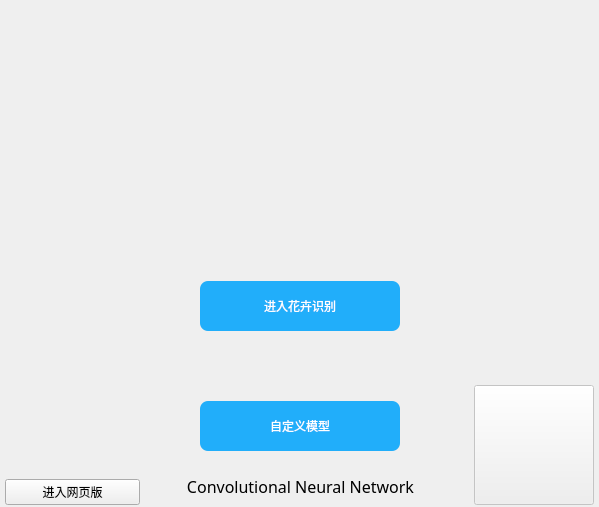
<?xml version="1.0" encoding="UTF-8"?>
<ui version="4.0">
 <class>Login</class>
 <widget class="QWidget" name="Login">
  <property name="geometry">
   <rect>
    <x>0</x>
    <y>0</y>
    <width>599</width>
    <height>507</height>
   </rect>
  </property>
  <property name="windowTitle">
   <string>Form</string>
  </property>
  <layout class="QGridLayout" name="gridLayout">
   <property name="leftMargin">
    <number>0</number>
   </property>
   <property name="topMargin">
    <number>0</number>
   </property>
   <property name="rightMargin">
    <number>0</number>
   </property>
   <property name="bottomMargin">
    <number>0</number>
   </property>
   <property name="spacing">
    <number>0</number>
   </property>
   <item row="1" column="0">
    <widget class="QWidget" name="login_bottom" native="true">
     <property name="styleSheet">
      <string notr="true"/>
     </property>
     <layout class="QHBoxLayout" name="horizontalLayout_2" stretch="0,0,0">
      <property name="spacing">
       <number>0</number>
      </property>
      <property name="leftMargin">
       <number>5</number>
      </property>
      <property name="topMargin">
       <number>0</number>
      </property>
      <property name="rightMargin">
       <number>5</number>
      </property>
      <property name="bottomMargin">
       <number>2</number>
      </property>
      <item alignment="Qt::AlignBottom">
       <widget class="QPushButton" name="link_btn">
        <property name="text">
         <string>进入网页版</string>
        </property>
       </widget>
      </item>
      <item>
       <widget class="QWidget" name="widget_3" native="true">
        <property name="minimumSize">
         <size>
          <width>320</width>
          <height>304</height>
         </size>
        </property>
        <property name="maximumSize">
         <size>
          <width>320</width>
          <height>304</height>
         </size>
        </property>
        <property name="styleSheet">
         <string notr="true"/>
        </property>
        <widget class="QPushButton" name="login_btn">
         <property name="geometry">
          <rect>
           <x>60</x>
           <y>200</y>
           <width>200</width>
           <height>50</height>
          </rect>
         </property>
         <property name="minimumSize">
          <size>
           <width>200</width>
           <height>50</height>
          </size>
         </property>
         <property name="maximumSize">
          <size>
           <width>200</width>
           <height>50</height>
          </size>
         </property>
         <property name="styleSheet">
          <string notr="true">QPushButton{
	background-color: rgb(33, 174, 250);
	border-radius: 8px;
	color: white;
	spacing: 20px;
}
QPushButton:hover {
    background-color: rgb(72, 203, 250);
}
QPushButton:pressed {
    background-color: rgb(85, 85, 250);
}
</string>
         </property>
         <property name="text">
          <string>自定义模型</string>
         </property>
         <property name="icon">
          <iconset resource="../images_res.qrc">
           <normaloff>:/login/images/login_icon.png</normaloff>:/login/images/login_icon.png</iconset>
         </property>
         <property name="iconSize">
          <size>
           <width>30</width>
           <height>30</height>
          </size>
         </property>
        </widget>
        <widget class="QPushButton" name="pushButton_4">
         <property name="enabled">
          <bool>true</bool>
         </property>
         <property name="geometry">
          <rect>
           <x>10</x>
           <y>270</y>
           <width>301</width>
           <height>30</height>
          </rect>
         </property>
         <property name="font">
          <font>
           <family>Matura MT Script Capitals</family>
           <pointsize>12</pointsize>
          </font>
         </property>
         <property name="cursor">
          <cursorShape>WhatsThisCursor</cursorShape>
         </property>
         <property name="text">
          <string>Convolutional Neural Network</string>
         </property>
         <property name="checkable">
          <bool>false</bool>
         </property>
         <property name="flat">
          <bool>true</bool>
         </property>
        </widget>
        <widget class="QPushButton" name="login_btn_2">
         <property name="geometry">
          <rect>
           <x>60</x>
           <y>80</y>
           <width>200</width>
           <height>50</height>
          </rect>
         </property>
         <property name="minimumSize">
          <size>
           <width>200</width>
           <height>50</height>
          </size>
         </property>
         <property name="maximumSize">
          <size>
           <width>200</width>
           <height>50</height>
          </size>
         </property>
         <property name="styleSheet">
          <string notr="true">QPushButton{
	background-color: rgb(33, 174, 250);
	border-radius: 8px;
	color: white;
	spacing: 20px;
}
QPushButton:hover {
    background-color: rgb(72, 203, 250);
}
QPushButton:pressed {
    background-color: rgb(85, 85, 250);
}
</string>
         </property>
         <property name="text">
          <string>进入花卉识别</string>
         </property>
         <property name="icon">
          <iconset resource="../images_res.qrc">
           <normaloff>:/login/images/login_icon.png</normaloff>:/login/images/login_icon.png</iconset>
         </property>
         <property name="iconSize">
          <size>
           <width>30</width>
           <height>30</height>
          </size>
         </property>
        </widget>
       </widget>
      </item>
      <item alignment="Qt::AlignRight|Qt::AlignBottom">
       <widget class="QPushButton" name="pushButton_2">
        <property name="enabled">
         <bool>false</bool>
        </property>
        <property name="minimumSize">
         <size>
          <width>120</width>
          <height>120</height>
         </size>
        </property>
        <property name="styleSheet">
         <string notr="true">border-image: url(:/login/images/QR_code.jpg);</string>
        </property>
        <property name="text">
         <string/>
        </property>
       </widget>
      </item>
     </layout>
    </widget>
   </item>
   <item row="0" column="0">
    <widget class="QWidget" name="widget" native="true">
     <property name="styleSheet">
      <string notr="true">border-image: url(:/login/images/CNN.jpeg);</string>
     </property>
     <layout class="QHBoxLayout" name="horizontalLayout">
      <property name="spacing">
       <number>0</number>
      </property>
      <property name="leftMargin">
       <number>0</number>
      </property>
      <property name="topMargin">
       <number>0</number>
      </property>
      <property name="rightMargin">
       <number>0</number>
      </property>
      <property name="bottomMargin">
       <number>0</number>
      </property>
     </layout>
    </widget>
   </item>
  </layout>
 </widget>
 <resources>
  <include location="../images_res.qrc"/>
 </resources>
 <connections>
  <connection>
   <sender>pushButton_4</sender>
   <signal>clicked()</signal>
   <receiver>Login</receiver>
   <slot>open_cnn_link()</slot>
   <hints>
    <hint type="sourcelabel">
     <x>197</x>
     <y>483</y>
    </hint>
    <hint type="destinationlabel">
     <x>190</x>
     <y>557</y>
    </hint>
   </hints>
  </connection>
  <connection>
   <sender>login_btn</sender>
   <signal>clicked()</signal>
   <receiver>Login</receiver>
   <slot>check_login()</slot>
   <hints>
    <hint type="sourcelabel">
     <x>341</x>
     <y>420</y>
    </hint>
    <hint type="destinationlabel">
     <x>634</x>
     <y>351</y>
    </hint>
   </hints>
  </connection>
  <connection>
   <sender>link_btn</sender>
   <signal>clicked()</signal>
   <receiver>Login</receiver>
   <slot>open_link()</slot>
   <hints>
    <hint type="sourcelabel">
     <x>62</x>
     <y>489</y>
    </hint>
    <hint type="destinationlabel">
     <x>-68</x>
     <y>338</y>
    </hint>
   </hints>
  </connection>
 </connections>
 <slots>
  <slot>show_register_pane()</slot>
  <slot>open_cnn_link()</slot>
  <slot>enable_login_btn()</slot>
  <slot>check_login()</slot>
  <slot>auto_login()</slot>
  <slot>remember_pwd()</slot>
  <slot>open_link()</slot>
 </slots>
</ui>
